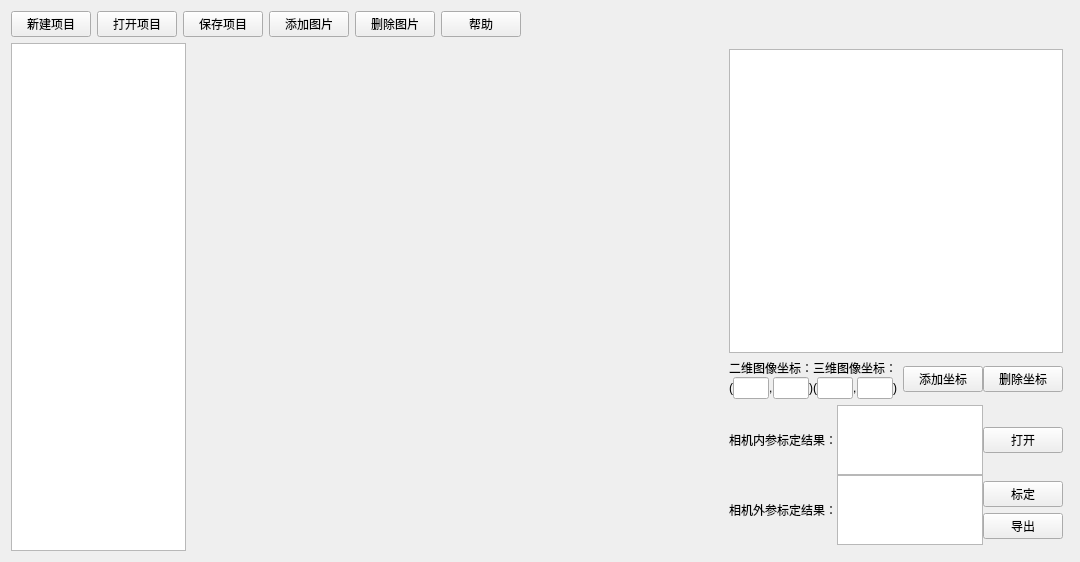
<?xml version="1.0" encoding="UTF-8"?>
<ui version="4.0">
 <class>external_camera</class>
 <widget class="QWidget" name="external_camera">
  <property name="geometry">
   <rect>
    <x>0</x>
    <y>0</y>
    <width>1080</width>
    <height>562</height>
   </rect>
  </property>
  <property name="windowTitle">
   <string>Form</string>
  </property>
  <layout class="QVBoxLayout" name="verticalLayout_5">
   <item>
    <layout class="QHBoxLayout" name="horizontalLayout_5" stretch="0">
     <item>
      <layout class="QHBoxLayout" name="horizontalLayout">
       <item>
        <widget class="QPushButton" name="pushButton">
         <property name="text">
          <string>新建项目</string>
         </property>
        </widget>
       </item>
       <item>
        <widget class="QPushButton" name="pushButton_2">
         <property name="text">
          <string>打开项目</string>
         </property>
        </widget>
       </item>
       <item>
        <widget class="QPushButton" name="pushButton_3">
         <property name="text">
          <string>保存项目</string>
         </property>
        </widget>
       </item>
       <item>
        <widget class="QPushButton" name="pushButton_4">
         <property name="text">
          <string>添加图片</string>
         </property>
        </widget>
       </item>
       <item>
        <widget class="QPushButton" name="pushButton_5">
         <property name="text">
          <string>删除图片</string>
         </property>
        </widget>
       </item>
       <item>
        <widget class="QPushButton" name="pushButton_8">
         <property name="text">
          <string>帮助</string>
         </property>
        </widget>
       </item>
       <item>
        <spacer name="horizontalSpacer_2">
         <property name="orientation">
          <enum>Qt::Horizontal</enum>
         </property>
         <property name="sizeHint" stdset="0">
          <size>
           <width>40</width>
           <height>20</height>
          </size>
         </property>
        </spacer>
       </item>
      </layout>
     </item>
    </layout>
   </item>
   <item>
    <layout class="QHBoxLayout" name="horizontalLayout_7" stretch="2,10">
     <item>
      <widget class="QListWidget" name="ListWidget_imgs"/>
     </item>
     <item>
      <layout class="QHBoxLayout" name="horizontalLayout_6" stretch="60,1">
       <property name="spacing">
        <number>0</number>
       </property>
       <property name="sizeConstraint">
        <enum>QLayout::SetFixedSize</enum>
       </property>
       <property name="leftMargin">
        <number>0</number>
       </property>
       <property name="topMargin">
        <number>0</number>
       </property>
       <property name="rightMargin">
        <number>0</number>
       </property>
       <property name="bottomMargin">
        <number>0</number>
       </property>
       <item>
        <layout class="QVBoxLayout" name="verticalLayout_2" stretch="">
         <property name="leftMargin">
          <number>6</number>
         </property>
         <property name="topMargin">
          <number>6</number>
         </property>
         <property name="rightMargin">
          <number>6</number>
         </property>
         <property name="bottomMargin">
          <number>6</number>
         </property>
        </layout>
       </item>
       <item>
        <layout class="QVBoxLayout" name="verticalLayout" stretch="10,6,1,2">
         <property name="sizeConstraint">
          <enum>QLayout::SetMinAndMaxSize</enum>
         </property>
         <property name="leftMargin">
          <number>6</number>
         </property>
         <property name="topMargin">
          <number>6</number>
         </property>
         <property name="rightMargin">
          <number>6</number>
         </property>
         <property name="bottomMargin">
          <number>6</number>
         </property>
         <item>
          <widget class="QTableWidget" name="twcoordinate"/>
         </item>
         <item>
          <layout class="QHBoxLayout" name="horizontalLayout_3">
           <item>
            <layout class="QVBoxLayout" name="verticalLayout_3">
             <property name="topMargin">
              <number>6</number>
             </property>
             <property name="rightMargin">
              <number>6</number>
             </property>
             <property name="bottomMargin">
              <number>6</number>
             </property>
             <item>
              <layout class="QHBoxLayout" name="horizontalLayout_17">
               <item>
                <widget class="QLabel" name="label_3">
                 <property name="text">
                  <string>二维图像坐标：</string>
                 </property>
                </widget>
               </item>
               <item>
                <widget class="QLabel" name="label_4">
                 <property name="text">
                  <string>三维图像坐标：</string>
                 </property>
                </widget>
               </item>
              </layout>
             </item>
             <item>
              <layout class="QHBoxLayout" name="horizontalLayout_16">
               <item>
                <widget class="QLabel" name="label_5">
                 <property name="text">
                  <string>(</string>
                 </property>
                </widget>
               </item>
               <item>
                <widget class="QLineEdit" name="lineEdit"/>
               </item>
               <item>
                <widget class="QLabel" name="label_6">
                 <property name="text">
                  <string>,</string>
                 </property>
                </widget>
               </item>
               <item>
                <widget class="QLineEdit" name="lineEdit_2"/>
               </item>
               <item>
                <widget class="QLabel" name="label_7">
                 <property name="text">
                  <string>)</string>
                 </property>
                </widget>
               </item>
               <item>
                <widget class="QLabel" name="label_23">
                 <property name="text">
                  <string>(</string>
                 </property>
                </widget>
               </item>
               <item>
                <widget class="QLineEdit" name="lineEdit_13"/>
               </item>
               <item>
                <widget class="QLabel" name="label_24">
                 <property name="text">
                  <string>,</string>
                 </property>
                </widget>
               </item>
               <item>
                <widget class="QLineEdit" name="lineEdit_14"/>
               </item>
               <item>
                <widget class="QLabel" name="label_25">
                 <property name="text">
                  <string>)</string>
                 </property>
                </widget>
               </item>
              </layout>
             </item>
            </layout>
           </item>
           <item>
            <widget class="QPushButton" name="pushButton_10">
             <property name="text">
              <string>添加坐标</string>
             </property>
            </widget>
           </item>
           <item>
            <widget class="QPushButton" name="pushButton_9">
             <property name="text">
              <string>删除坐标</string>
             </property>
            </widget>
           </item>
          </layout>
         </item>
         <item>
          <layout class="QHBoxLayout" name="horizontalLayout_15">
           <item>
            <widget class="QLabel" name="label_41">
             <property name="text">
              <string>相机内参标定结果：</string>
             </property>
            </widget>
           </item>
           <item>
            <widget class="QTextEdit" name="textEdit"/>
           </item>
           <item>
            <widget class="QPushButton" name="pushButton_13">
             <property name="text">
              <string>打开</string>
             </property>
            </widget>
           </item>
          </layout>
         </item>
         <item>
          <layout class="QHBoxLayout" name="horizontalLayout_2">
           <item>
            <widget class="QLabel" name="label_42">
             <property name="text">
              <string>相机外参标定结果：</string>
             </property>
            </widget>
           </item>
           <item>
            <widget class="QTextEdit" name="result_show"/>
           </item>
           <item>
            <layout class="QVBoxLayout" name="verticalLayout_4">
             <item>
              <widget class="QPushButton" name="pushButton_12">
               <property name="text">
                <string>标定</string>
               </property>
              </widget>
             </item>
             <item>
              <widget class="QPushButton" name="pushButton_14">
               <property name="text">
                <string>导出</string>
               </property>
              </widget>
             </item>
            </layout>
           </item>
          </layout>
         </item>
        </layout>
       </item>
      </layout>
     </item>
    </layout>
   </item>
  </layout>
 </widget>
 <resources/>
 <connections/>
</ui>
